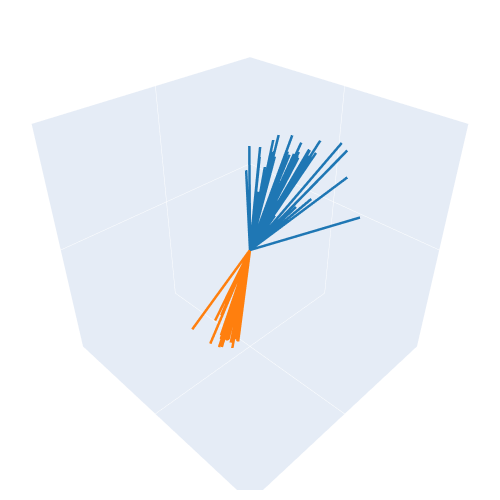

Notebook cell for this chart:
### Code cell
# use matplotlib tab10 colormap in hex format
jetID_colors = plt.cm.tab10(np.linspace(0, 1, 10))[[0, 1]]

jetID_colors = [rgba_to_hex(c) for c in jetID_colors]

data = []
for i, jetID in enumerate(particles['jetID'].unique()):
    mask = (particles['jetID'] == jetID)
    
    data += [
        go.Scatter3d(
            x=[0,particlePx], 
            y=[0,particlePy], 
            z=[0,particlePz],
            mode='lines',
            line=dict(color=jetID_colors[i], width=5),
            name=f"Jet {i+1}"
        ) 
        for particlePx,particlePy,particlePz in zip(particles[mask]['px'], particles[mask]['py'], particles[mask]['pz'])
    ]
    
layout = go.Layout(
    scene=dict(
        xaxis_title = '',
        yaxis_title = '',
        zaxis_title = '',
        xaxis=dict(showline=False, showticklabels=False, showgrid=False, range=(-1,1)),
        yaxis=dict(showline=False, showticklabels=False, showgrid=False, range=(-1,1)),
        zaxis=dict(showline=False, showticklabels=False, showgrid=False, range=(-1,1)),
        aspectmode='cube',
        aspectratio=dict(x=1, y=1, z=1),
    ),
    paper_bgcolor = 'white',
    plot_bgcolor  = 'white',
    width         = 500,
    height        = 500,
    showlegend    = False,
    margin        = dict(l=10, r=10, b=10, t=10),
)

fig = go.Figure(data=data, layout=layout)
fig.show()

### Figure 1 — Plotly figure (JSON) as saved in the notebook; plotly's stock layout.template omitted (floating-point values rounded to 4 significant figures)
{"data": [{"line": {"color": "#1f77b4", "width": 5}, "mode": "lines", "name": "Jet 1", "type": "scatter3d", "x": [0, 35.47], "y": [0, 116.3], "z": [0, 224.2]}, {"line": {"color": "#1f77b4", "width": 5}, "mode": "lines", "name": "Jet 1", "type": "scatter3d", "x": [0, 2.857], "y": [0, 10.39], "z": [0, 19.23]}, {"line": {"color": "#1f77b4", "width": 5}, "mode": "lines", "name": "Jet 1", "type": "scatter3d", "x": [0, 2.199], "y": [0, 8.792], "z": [0, 17.03]}, {"line": {"color": "#1f77b4", "width": 5}, "mode": "lines", "name": "Jet 1", "type": "scatter3d", "x": [0, 0.9261], "y": [0, 6.288], "z": [0, 10.8]}, {"line": {"color": "#1f77b4", "width": 5}, "mode": "lines", "name": "Jet 1", "type": "scatter3d", "x": [0, 1.113], "y": [0, 4.267], "z": [0, 8.114]}, {"line": {"color": "#1f77b4", "width": 5}, "mode": "lines", "name": "Jet 1", "type": "scatter3d", "x": [0, -0.763], "y": [0, 4.086], "z": [0, 5.963]}, {"line": {"color": "#1f77b4", "width": 5}, "mode": "lines", "name": "Jet 1", "type": "scatter3d", "x": [0, 0.4479], "y": [0, 3.302], "z": [0, 2.605]}, {"line": {"color": "#1f77b4", "width": 5}, "mode": "lines", "name": "Jet 1", "type": "scatter3d", "x": [0, 0.3186], "y": [0, 3.174], "z": [0, 5.595]}, {"line": {"color": "#1f77b4", "width": 5}, "mode": "lines", "name": "Jet 1", "type": "scatter3d", "x": [0, 1.956], "y": [0, 2.46], "z": [0, 6.519]}, {"line": {"color": "#1f77b4", "width": 5}, "mode": "lines", "name": "Jet 1", "type": "scatter3d", "x": [0, 0.09039], "y": [0, 2.375], "z": [0, 4.596]}, {"line": {"color": "#1f77b4", "width": 5}, "mode": "lines", "name": "Jet 1", "type": "scatter3d", "x": [0, 0.9447], "y": [0, 1.995], "z": [0, 5.194]}, {"line": {"color": "#1f77b4", "width": 5}, "mode": "lines", "name": "Jet 1", "type": "scatter3d", "x": [0, 0.3845], "y": [0, 2.134], "z": [0, 4.301]}, {"line": {"color": "#1f77b4", "width": 5}, "mode": "lines", "name": "Jet 1", "type": "scatter3d", "x": [0, -0.2967], "y": [0, 1.509], "z": [0, 4.852]}, {"line": {"color": "#1f77b4", "width": 5}, "mode": "lines", "name": "Jet 1", "type": "scatter3d", "x": [0, -0.4334], "y": [0, 1.372], "z": [0, 2.292]}, {"line": {"color": "#1f77b4", "width": 5}, "mode": "lines", "name": "Jet 1", "type": "scatter3d", "x": [0, 0.4543], "y": [0, 1.035], "z": [0, 1.78]}, {"line": {"color": "#1f77b4", "width": 5}, "mode": "lines", "name": "Jet 1", "type": "scatter3d", "x": [0, 0.2752], "y": [0, 1.058], "z": [0, 2.146]}, {"line": {"color": "#1f77b4", "width": 5}, "mode": "lines", "name": "Jet 1", "type": "scatter3d", "x": [0, 0.3324], "y": [0, 1.03], "z": [0, 2.14]}, {"line": {"color": "#1f77b4", "width": 5}, "mode": "lines", "name": "Jet 1", "type": "scatter3d", "x": [0, 0.1527], "y": [0, 0.9685], "z": [0, 1.088]}, {"line": {"color": "#1f77b4", "width": 5}, "mode": "lines", "name": "Jet 1", "type": "scatter3d", "x": [0, 0.04329], "y": [0, 0.9375], "z": [0, 1.63]}, {"line": {"color": "#1f77b4", "width": 5}, "mode": "lines", "name": "Jet 1", "type": "scatter3d", "x": [0, 0.2615], "y": [0, 0.8998], "z": [0, 2.019]}, {"line": {"color": "#1f77b4", "width": 5}, "mode": "lines", "name": "Jet 1", "type": "scatter3d", "x": [0, -0.04016], "y": [0, 0.9102], "z": [0, 2.157]}, {"line": {"color": "#1f77b4", "width": 5}, "mode": "lines", "name": "Jet 1", "type": "scatter3d", "x": [0, 0.5192], "y": [0, 0.6854], "z": [0, 1.405]}, {"line": {"color": "#1f77b4", "width": 5}, "mode": "lines", "name": "Jet 1", "type": "scatter3d", "x": [0, 0.3882], "y": [0, 0.7459], "z": [0, 1.957]}, {"line": {"color": "#1f77b4", "width": 5}, "mode": "lines", "name": "Jet 1", "type": "scatter3d", "x": [0, 0.3515], "y": [0, 0.6592], "z": [0, 1.509]}, {"line": {"color": "#1f77b4", "width": 5}, "mode": "lines", "name": "Jet 1", "type": "scatter3d", "x": [0, 0.517], "y": [0, 0.4837], "z": [0, 1.097]}, {"line": {"color": "#1f77b4", "width": 5}, "mode": "lines", "name": "Jet 1", "type": "scatter3d", "x": [0, 0.4844], "y": [0, 0.4726], "z": [0, 2.041]}, {"line": {"color": "#1f77b4", "width": 5}, "mode": "lines", "name": "Jet 1", "type": "scatter3d", "x": [0, 0.3674], "y": [0, 0.5248], "z": [0, 1.83]}, {"line": {"color": "#1f77b4", "width": 5}, "mode": "lines", "name": "Jet 1", "type": "scatter3d", "x": [0, -0.139], "y": [0, 0.5451], "z": [0, 1.125]}, {"line": {"color": "#1f77b4", "width": 5}, "mode": "lines", "name": "Jet 1", "type": "scatter3d", "x": [0, 0.02428], "y": [0, 0.559], "z": [0, 1.064]}, {"line": {"color": "#1f77b4", "width": 5}, "mode": "lines", "name": "Jet 1", "type": "scatter3d", "x": [0, -0.009293], "y": [0, 0.5214], "z": [0, 2.099]}, {"line": {"color": "#1f77b4", "width": 5}, "mode": "lines", "name": "Jet 1", "type": "scatter3d", "x": [0, 0.3199], "y": [0, 0.3887], "z": [0, 0.7819]}, {"line": {"color": "#1f77b4", "width": 5}, "mode": "lines", "name": "Jet 1", "type": "scatter3d", "x": [0, 0.003968], "y": [0, 0.499], "z": [0, 0.9498]}, {"line": {"color": "#1f77b4", "width": 5}, "mode": "lines", "name": "Jet 1", "type": "scatter3d", "x": [0, 0.2415], "y": [0, 0.398], "z": [0, 0.9279]}, {"line": {"color": "#1f77b4", "width": 5}, "mode": "lines", "name": "Jet 1", "type": "scatter3d", "x": [0, -0.1434], "y": [0, 0.4311], "z": [0, 0.558]}, {"line": {"color": "#1f77b4", "width": 5}, "mode": "lines", "name": "Jet 1", "type": "scatter3d", "x": [0, 0.1623], "y": [0, 0.4199], "z": [0, 0.6587]}, {"line": {"color": "#1f77b4", "width": 5}, "mode": "lines", "name": "Jet 1", "type": "scatter3d", "x": [0, 0.05466], "y": [0, 0.4173], "z": [0, 0.7267]}, {"line": {"color": "#1f77b4", "width": 5}, "mode": "lines", "name": "Jet 1", "type": "scatter3d", "x": [0, 0.1161], "y": [0, 0.3737], "z": [0, 0.6277]}, {"line": {"color": "#1f77b4", "width": 5}, "mode": "lines", "name": "Jet 1", "type": "scatter3d", "x": [0, -0.07469], "y": [0, 0.3608], "z": [0, 0.4955]}, {"line": {"color": "#1f77b4", "width": 5}, "mode": "lines", "name": "Jet 1", "type": "scatter3d", "x": [0, 0.0877], "y": [0, 0.3268], "z": [0, 1.188]}, {"line": {"color": "#1f77b4", "width": 5}, "mode": "lines", "name": "Jet 1", "type": "scatter3d", "x": [0, 0.06586], "y": [0, 0.2995], "z": [0, 0.4619]}, {"line": {"color": "#1f77b4", "width": 5}, "mode": "lines", "name": "Jet 1", "type": "scatter3d", "x": [0, -0.01665], "y": [0, 0.2551], "z": [0, 0.511]}, {"line": {"color": "#1f77b4", "width": 5}, "mode": "lines", "name": "Jet 1", "type": "scatter3d", "x": [0, -0.08431], "y": [0, 0.2137], "z": [0, 0.6315]}, {"line": {"color": "#1f77b4", "width": 5}, "mode": "lines", "name": "Jet 1", "type": "scatter3d", "x": [0, -0.01441], "y": [0, 0.1741], "z": [0, 0.3038]}, {"line": {"color": "#ff7f0e", "width": 5}, "mode": "lines", "name": "Jet 2", "type": "scatter3d", "x": [0, 5.256], "y": [0, -19.33], "z": [0, -74.69]}, {"line": {"color": "#ff7f0e", "width": 5}, "mode": "lines", "name": "Jet 2", "type": "scatter3d", "x": [0, 7.953], "y": [0, -17.01], "z": [0, -88.92]}, {"line": {"color": "#ff7f0e", "width": 5}, "mode": "lines", "name": "Jet 2", "type": "scatter3d", "x": [0, 4.591], "y": [0, -15.15], "z": [0, -57.2]}, {"line": {"color": "#ff7f0e", "width": 5}, "mode": "lines", "name": "Jet 2", "type": "scatter3d", "x": [0, 3.667], "y": [0, -11.52], "z": [0, -54.69]}, {"line": {"color": "#ff7f0e", "width": 5}, "mode": "lines", "name": "Jet 2", "type": "scatter3d", "x": [0, 4.129], "y": [0, -10.1], "z": [0, -45.65]}, {"line": {"color": "#ff7f0e", "width": 5}, "mode": "lines", "name": "Jet 2", "type": "scatter3d", "x": [0, 4.218], "y": [0, -10.01], "z": [0, -52.58]}, {"line": {"color": "#ff7f0e", "width": 5}, "mode": "lines", "name": "Jet 2", "type": "scatter3d", "x": [0, 4.289], "y": [0, -9.721], "z": [0, -45.3]}, {"line": {"color": "#ff7f0e", "width": 5}, "mode": "lines", "name": "Jet 2", "type": "scatter3d", "x": [0, 2.608], "y": [0, -7.036], "z": [0, -33.32]}, {"line": {"color": "#ff7f0e", "width": 5}, "mode": "lines", "name": "Jet 2", "type": "scatter3d", "x": [0, 2.209], "y": [0, -6.37], "z": [0, -28.97]}, {"line": {"color": "#ff7f0e", "width": 5}, "mode": "lines", "name": "Jet 2", "type": "scatter3d", "x": [0, 2.271], "y": [0, -5.121], "z": [0, -24.2]}, {"line": {"color": "#ff7f0e", "width": 5}, "mode": "lines", "name": "Jet 2", "type": "scatter3d", "x": [0, 1.674], "y": [0, -5.202], "z": [0, -24.55]}, {"line": {"color": "#ff7f0e", "width": 5}, "mode": "lines", "name": "Jet 2", "type": "scatter3d", "x": [0, 0.3733], "y": [0, -2.282], "z": [0, -8.339]}, {"line": {"color": "#ff7f0e", "width": 5}, "mode": "lines", "name": "Jet 2", "type": "scatter3d", "x": [0, 1.654], "y": [0, -1.562], "z": [0, -9.534]}, {"line": {"color": "#ff7f0e", "width": 5}, "mode": "lines", "name": "Jet 2", "type": "scatter3d", "x": [0, 0.61], "y": [0, -2.166], "z": [0, -14.23]}, {"line": {"color": "#ff7f0e", "width": 5}, "mode": "lines", "name": "Jet 2", "type": "scatter3d", "x": [0, 0.9137], "y": [0, -1.893], "z": [0, -8.655]}, {"line": {"color": "#ff7f0e", "width": 5}, "mode": "lines", "name": "Jet 2", "type": "scatter3d", "x": [0, 0.5868], "y": [0, -1.967], "z": [0, -7.184]}, {"line": {"color": "#ff7f0e", "width": 5}, "mode": "lines", "name": "Jet 2", "type": "scatter3d", "x": [0, 0.676], "y": [0, -1.838], "z": [0, -8.041]}, {"line": {"color": "#ff7f0e", "width": 5}, "mode": "lines", "name": "Jet 2", "type": "scatter3d", "x": [0, 0.5282], "y": [0, -1.866], "z": [0, -8.142]}, {"line": {"color": "#ff7f0e", "width": 5}, "mode": "lines", "name": "Jet 2", "type": "scatter3d", "x": [0, 0.3009], "y": [0, -1.743], "z": [0, -5.913]}, {"line": {"color": "#ff7f0e", "width": 5}, "mode": "lines", "name": "Jet 2", "type": "scatter3d", "x": [0, 1.27], "y": [0, -0.9723], "z": [0, -10.62]}, {"line": {"color": "#ff7f0e", "width": 5}, "mode": "lines", "name": "Jet 2", "type": "scatter3d", "x": [0, 0.4265], "y": [0, -1.387], "z": [0, -5.931]}, {"line": {"color": "#ff7f0e", "width": 5}, "mode": "lines", "name": "Jet 2", "type": "scatter3d", "x": [0, 0.3233], "y": [0, -1.187], "z": [0, -4.72]}, {"line": {"color": "#ff7f0e", "width": 5}, "mode": "lines", "name": "Jet 2", "type": "scatter3d", "x": [0, -0.1075], "y": [0, -1.215], "z": [0, -8.052]}, {"line": {"color": "#ff7f0e", "width": 5}, "mode": "lines", "name": "Jet 2", "type": "scatter3d", "x": [0, 0.3856], "y": [0, -1.141], "z": [0, -5.412]}, {"line": {"color": "#ff7f0e", "width": 5}, "mode": "lines", "name": "Jet 2", "type": "scatter3d", "x": [0, 0.4129], "y": [0, -1.128], "z": [0, -5.883]}, {"line": {"color": "#ff7f0e", "width": 5}, "mode": "lines", "name": "Jet 2", "type": "scatter3d", "x": [0, -0.2229], "y": [0, -0.7269], "z": [0, -2.119]}, {"line": {"color": "#ff7f0e", "width": 5}, "mode": "lines", "name": "Jet 2", "type": "scatter3d", "x": [0, 0.2864], "y": [0, -0.6926], "z": [0, -1.368]}, {"line": {"color": "#ff7f0e", "width": 5}, "mode": "lines", "name": "Jet 2", "type": "scatter3d", "x": [0, 0.3036], "y": [0, -0.6434], "z": [0, -2.665]}, {"line": {"color": "#ff7f0e", "width": 5}, "mode": "lines", "name": "Jet 2", "type": "scatter3d", "x": [0, -0.01156], "y": [0, -0.7064], "z": [0, -1.575]}, {"line": {"color": "#ff7f0e", "width": 5}, "mode": "lines", "name": "Jet 2", "type": "scatter3d", "x": [0, 0.4221], "y": [0, -0.5146], "z": [0, -1.959]}, {"line": {"color": "#ff7f0e", "width": 5}, "mode": "lines", "name": "Jet 2", "type": "scatter3d", "x": [0, 0.2881], "y": [0, -0.5091], "z": [0, -3.43]}, {"line": {"color": "#ff7f0e", "width": 5}, "mode": "lines", "name": "Jet 2", "type": "scatter3d", "x": [0, 0.05935], "y": [0, -0.4073], "z": [0, -2.748]}, {"line": {"color": "#ff7f0e", "width": 5}, "mode": "lines", "name": "Jet 2", "type": "scatter3d", "x": [0, 0.08991], "y": [0, -0.3381], "z": [0, -2.972]}, {"line": {"color": "#ff7f0e", "width": 5}, "mode": "lines", "name": "Jet 2", "type": "scatter3d", "x": [0, 0.06319], "y": [0, -0.2808], "z": [0, -0.7859]}, {"line": {"color": "#ff7f0e", "width": 5}, "mode": "lines", "name": "Jet 2", "type": "scatter3d", "x": [0, 0.06426], "y": [0, -0.2613], "z": [0, -2.1]}, {"line": {"color": "#ff7f0e", "width": 5}, "mode": "lines", "name": "Jet 2", "type": "scatter3d", "x": [0, 0.2008], "y": [0, -0.1675], "z": [0, -0.9857]}, {"line": {"color": "#ff7f0e", "width": 5}, "mode": "lines", "name": "Jet 2", "type": "scatter3d", "x": [0, 0.19], "y": [0, -0.1193], "z": [0, -0.8925]}], "layout": {"height": 500, "margin": {"b": 10, "l": 10, "r": 10, "t": 10}, "paper_bgcolor": "white", "plot_bgcolor": "white", "scene": {"aspectmode": "cube", "aspectratio": {"x": 1, "y": 1, "z": 1}, "xaxis": {"range": [-1, 1], "showgrid": false, "showline": false, "showticklabels": false, "title": {"text": ""}}, "yaxis": {"range": [-1, 1], "showgrid": false, "showline": false, "showticklabels": false, "title": {"text": ""}}, "zaxis": {"range": [-1, 1], "showgrid": false, "showline": false, "showticklabels": false, "title": {"text": ""}}}, "showlegend": false, "width": 500}}
